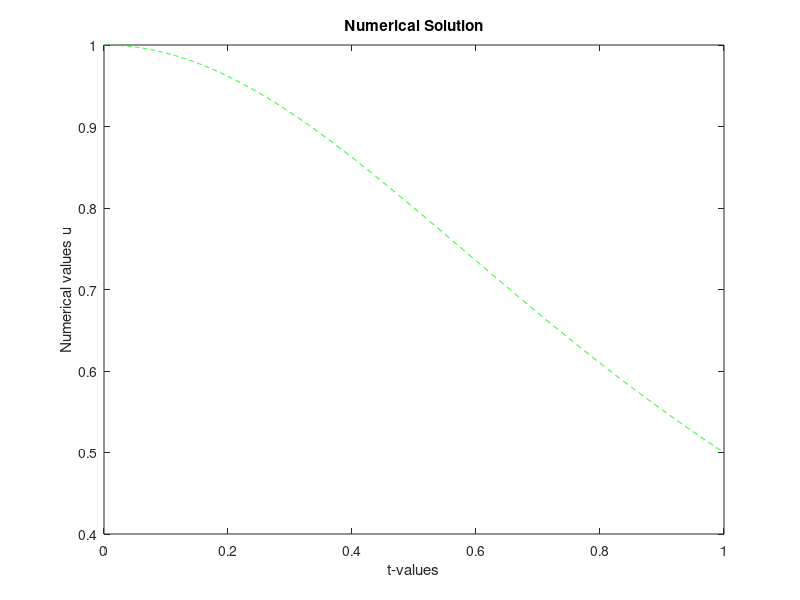
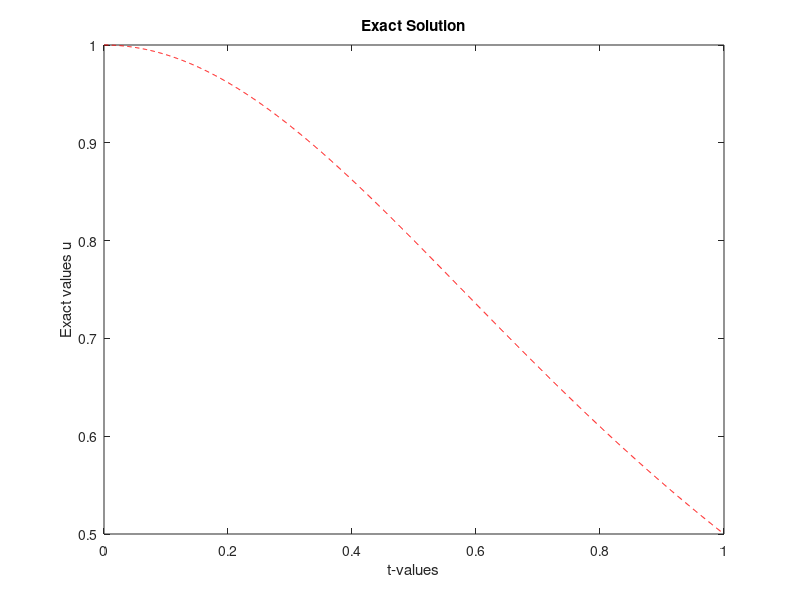
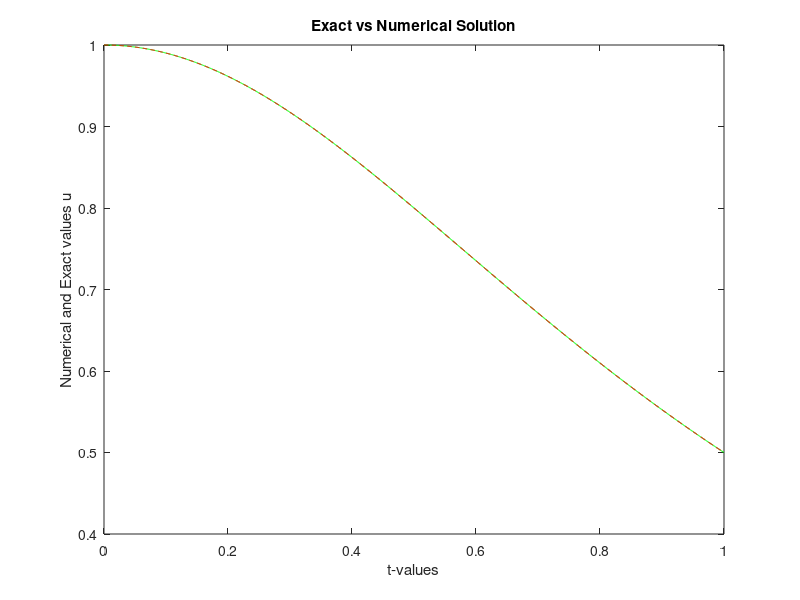

These figures' MATLAB source, in order:
%%%%%%%%%%%%%%%%%%%%%%%%%%%%%%%%%%%%%%%%%%%%%%%%%%%%%%%%%%%%%%%%%%%%%%%%%%%
% Numerical Solution of a Nonlinear Initial Value Problem
% using the Third-Order Explicit Runge-Kutta Method
%
% Differential Equation:
%     du/dt = -2*t*u^2
%
% Exact Solution:
%     u(t) = 1/(1+t^2)
%
% Problem Type:
%     Nonlinear Initial Value Problem (IVP)
%
% Numerical Method:
%     Third-Order Explicit Runge-Kutta (RK3) Method
%
% Language:
%     MATLAB
%
% Developed as part of the coursework for
% Numerical Methods for Ordinary Differential Equations
% M.Sc. Applied Mathematics
% South Asian University
%
% Author: Kshitij Bahukhandi
%%%%%%%%%%%%%%%%%%%%%%%%%%%%%%%%%%%%%%%%%%%%%%%%%%%%%%%%%%%%%%%%%%%%%%%%%%%
clear all;  % clear all variables in memory
  N=10; 
  for I=1:8
  H=1.0/N;
  disp('Numerical Solution for IVP third order explicit RK Method');
  disp('    ');
  fprintf('N=%4.2f, H=%6.4f\n',N,H);
  disp('  ');
  % Formation of Nodal Points
    for L=1:N+1
          T(L)=(L-1)*H;   
    end 
    % Exact Solution & RHS function
    for L=1:N+1
        EU(L)= 1.0/(1+T(L)*T(L)); 
    end
    % Initial conditions
 %   U(1)=EU(1);
    U(1)=1.0;
     tic  % CPU time starts
    % Solution at advanced time
       for L=1:N 
           T0=T(L); U0=U(L);
       %---Classical Method
           K1= -2*H*T0*U0*U0;
           K2= -2*H*(T0+H/2)*(U0+K1/2)*(U0+K1/2);
           K3= -2*H*(T0+H)*(U0-K1+2*K2)*(U0-K1+2*K2);
           U(L+1)=U(L)+(K1+4*K2+K3)/6;
       %---Nystrom Method
           K1= -2*H*T0*U0*U0;
           K2= -2*H*(T0+2*H/3)*(U0+2*K1/3)*(U0+2*K1/3);
           K3= -2*H*(T0+2*H/3)*(U0+2*K2/3)*(U0+2*K2/3);
           U(L+1)=U(L)+(2*K1+3*K2+3*K3)/8;
       end 
  % Calculate Errors
        ERU=abs(U(N+1)-EU(N+1));
     % Print errors
       fprintf('N=%4.2f, ERU=%10.4e\n',N,ERU);
  disp('  ');
  N=2*N;
  end
   toc  % CPU time ends
    % Plot the results
  figure(1);
  plot(T,U,'--g'); 
  xlabel('t-values');
  ylabel('Numerical values u');
  title('Numerical Solution')
  figure (2);
  plot(T,EU,'--r');
  xlabel('t-values');
  ylabel('Exact values u');
  title ('Exact Solution')
  figure (3);
  plot(T,U,'-g',T,EU,'--r');
  xlabel('t-values');
  ylabel('Numerical and Exact values u');
  title ('Exact vs Numerical Solution')
